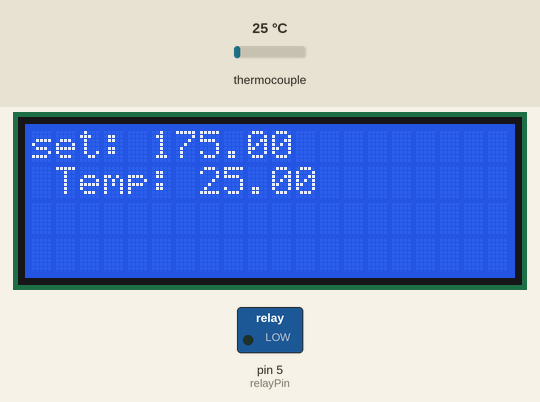
This sketch was run on a simulated Arduino Uno, built with avr-gcc and run on an emulated ATmega328P. Shown: 20×4 character LCD, switched loads named in the sketch (green lamp = pin HIGH). The test bench sets the inputs (shaded band); at power-on: thermocouple 25 °C. What the sketch prints to the serial monitor is not drawn.

Above: at 1.26 s.
1.3 s: thermocouple set to 50 °C
At 2.4 s:
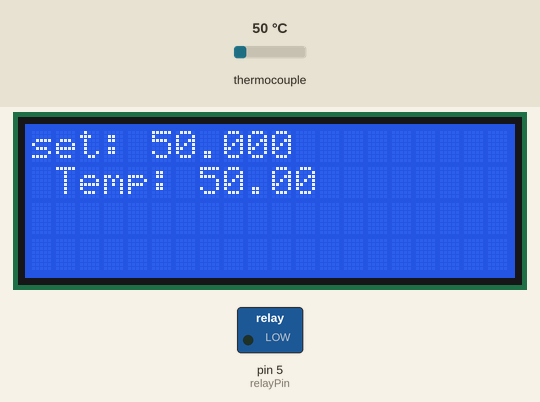
2.9 s: thermocouple set to 55 °C
At 2.98 s:
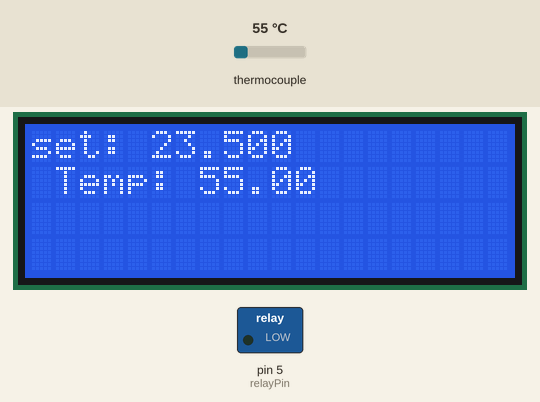
5.9 s: thermocouple set to 294 °C
At 6.05 s:
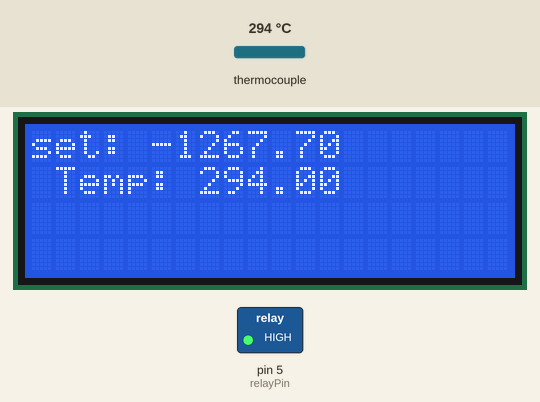
Timing chart, 0 to 8.9 s (numbered marks = the images above; inputs shaded):
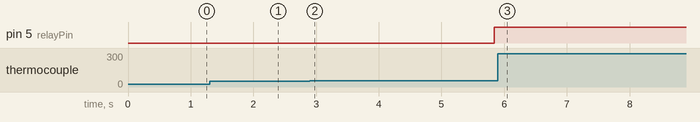

Measured:
- after the input at 2.9 s, pin 5 (relayPin): LOW → HIGH after 2.9 s; the display: changes at once (image 2)

The sketch:

Tempreture_PID.ino
```cpp
#include <max6675.h>
#include <LiquidCrystal_I2C.h>

LiquidCrystal_I2C lcd(0x27,20,4);  // set the LCD address to 0x27 for a 16 chars and 2 line display


int thermoDO = 2;
int thermoCS = 3;
int thermoCLK = 4;
int relayPin = 5;

MAX6675 thermocouple(thermoCLK, thermoCS, thermoDO);

// PID parameters
double Kp = 5.0;   // Proportional gain
double Ki = 0.2;   // Integral gain
double Kd = 0.1;   // Derivative gain

double setpoint = 50.0;
double output, error, lastError, integral;

void setup() {
  pinMode(relayPin, OUTPUT);
  lcd.init();
   lcd.backlight();
  Serial.begin(9600);
}

void loop() {
  // Read temperature in Celsius
  double temperatureC = thermocouple.readCelsius();

  // Check if the thermocouple reading is valid
  if (isnan(temperatureC)) {
    Serial.println("Error reading temperature!");
  } else {
    Serial.print("Temperature: ");
    Serial.print(temperatureC);
    Serial.println(" °C");

    // Calculate the error
    error = setpoint - temperatureC;

    // Calculate the integral
    integral += error;

    // Calculate the derivative
    double derivative = error - lastError;

    // Calculate the PID output
    output = Kp * error + Ki * integral + Kd * derivative;

    // Update the relay based on the PID output
    if (output > 0) {
      digitalWrite(relayPin, LOW); // Turn on the external device (heater)
    } else {
      digitalWrite(relayPin, HIGH); // Turn off the external device
    }

    // Save the current error for the next iteration
    lastError = error;
  }
  lcd.setCursor(0,0);
  lcd.print("set: ");
  lcd.print(output);
  lcd.setCursor(1,1);
  lcd.print("Temp: ");
  lcd.print(temperatureC);
  delay(100); // Adjust the delay as needed
}
```
